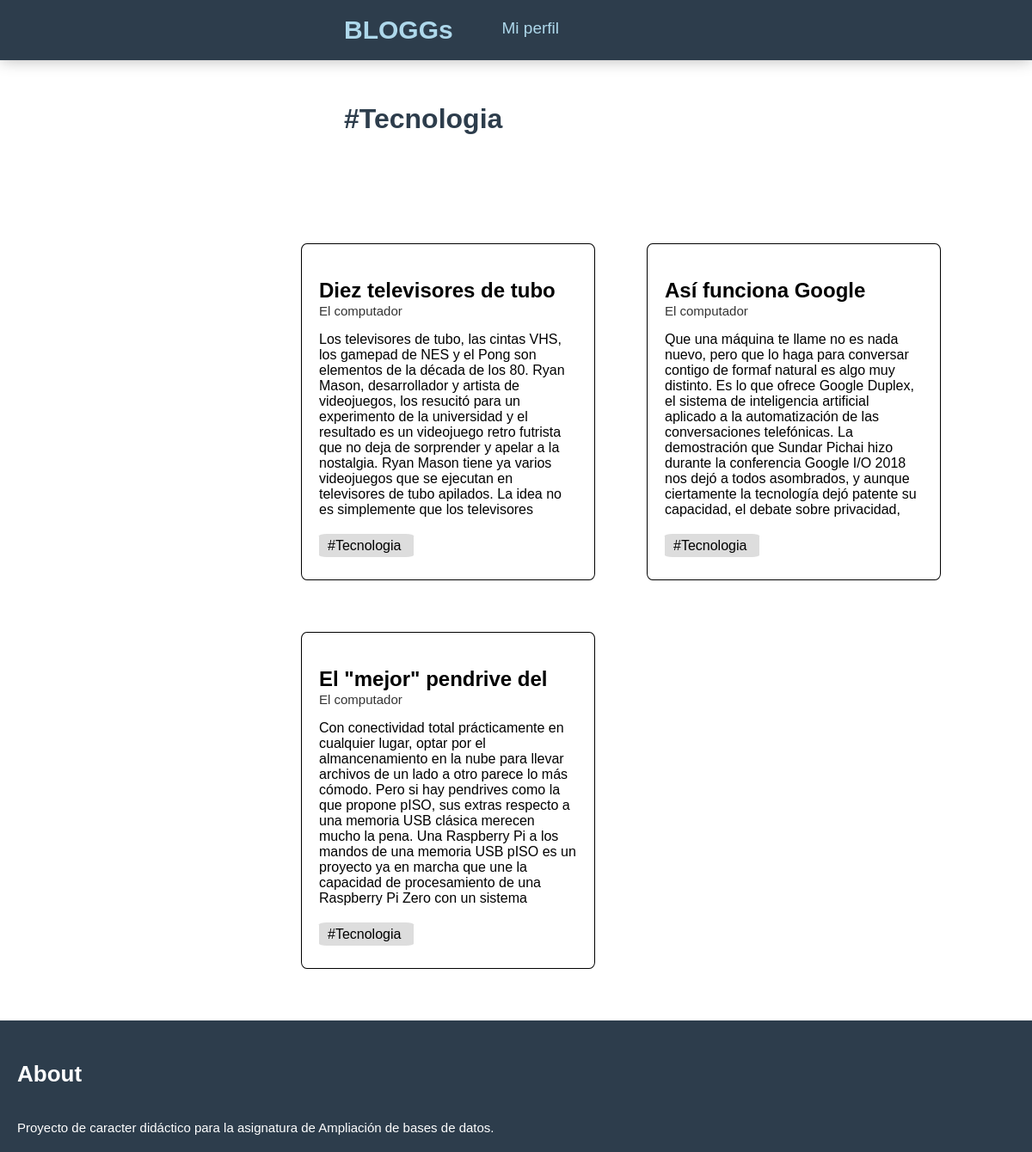
Screenshot of /views/category.php?cat=Tecnologia with the database file from the repository.
### tables this page shows
CREATE TABLE `post` (
  `id_post` int(11) NOT NULL,
  `title` varchar(500) NOT NULL,
  `mail` varchar(100) NOT NULL,
  `id_category` tinyint(4) NOT NULL,
  `ptext` text NOT NULL
);

CREATE TABLE `user` (
  `mail` varchar(100) NOT NULL,
  `password` varchar(100) NOT NULL,
  `blogname` varchar(100) NOT NULL
);

CREATE TABLE `categories` (
  `id_category` tinyint(4) NOT NULL,
  `value` varchar(100) NOT NULL
);

### models/entidadBase.php (called while the page is built, shortened)
<?php
require_once $_SERVER['DOCUMENT_ROOT']."/config/conectar.php";
class EntidadBase{
    private $db;
    public function db() {
        return $this->db;
    }
    public function __construct($table, $class) {
    		try{
    			$conectar=new Conectar();
    			$this->db=$conectar->getConexion();
    		}catch(Excepcion $e){
    			error_log("MySQL: Code: ".$e->getCode(). " Desc: " .$e->getMessage() ,0);
    			throw new Exception($e);
    		}
    }
}
?>

### config/conectar.php (called while the page is built, shortened)
<?php
class Conectar{
    private $servername, $username, $password, $database, $driver;
    public function __construct() {
		$ini_array = parse_ini_file("entorno.ini", true);
		if($ini_array==null)
			throw new Exception('MySQL: Error al abrir entorno configuración para conexión BBDD');
		else{
			$this->servername=$ini_array['BLOGGS']['servername'];
			$this->username=$ini_array['BLOGGS']['username'];
			$this->password=$ini_array['BLOGGS']['password'];
			$this->database=$ini_array['BLOGGS']['database'];
		  }
    }
    public function getConexion(){
        if($this->driver=="mysql" || $this->driver==null){
        	$db = new mysqli($this->servername, $this->username, $this->password, $this->database);
        }
        return $db;
    }
}
?>

### models/postslist.php (the view, shortened to what this page needs)
<?php
require_once 'entidadBase.php';
class PostsList extends EntidadBase {
  public function categoria($cat){
    $req=$this->db()->query("SELECT * FROM post JOIN categories on(post.id_category = categories.id_category)
                                JOIN user on(user.mail = post.mail) WHERE post.id_category= '".$cat."'");
    $filas = $this->showData($req);
    $this->showAllList($filas);
  }
  private function showAllList($filas){
    $posts=count($filas);
    $height=600+(floor(($posts-1)/3))*450;
    echo '<div id=topentradas style="height:'.$height.'px">';
    echo '<ul>';
          $i =0;
          while($i<$posts){
            echo '<a href="../views/viewpost.php?id='.$filas[$i]['id_post'].'" style="text-decoration:none;color:black;"><li class=ipost style="float: left;">';
            echo '<h2 class=ptitle>'.$filas[$i]['title'].'</h2>';
            echo '<p class=psubtitle>'.$filas[$i]['blogname'].'</p>';
            echo '<p class=ptext>'.$filas[$i]['ptext'].'</p>';
            echo '<a href"" class=postcat>#'.$filas[$i]['value'].'</a>';
            echo '</li></a>';
            $i++;
          }
    echo '</ul></div>';
  }
}
?>

### css/postlist.css (style rules this page uses)
#topentradas { margin-left: 300px; margin-top: 100px; padding: 10px; }
.ipost { height: 350px; width: 300px; margin-right: 60px; margin-bottom: 60px; border-color: black; border-radius: 2%; border-width: 0.5px; border-style: solid; display: inline; list-style-type: none; padding: 20px; }
.postcat { padding-left: 10px; padding-right: 15px; padding-top: 5px; padding-bottom: 5px; background-color: #ddd; border-radius: 8% }
.ptitle { margin-bottom: 0; max-height: 27px; overflow: hidden; }
.psubtitle { margin-top: 2px; color: #333; font-size: 15px; }
.ptext { max-height: 215px; overflow: hidden; margin-bottom: 25px; }

### css/profile.css (style rules this page uses)
body { margin: 0px; font-family:sans-serif; }

### rows the page displays
post: title "Diez televisores de tubo…", user.blogname "El computador", ptext "Los televisores de tubo, las cintas VHS, los gamepad de NES y el Pong son elementos de la década de los 80. Ryan Mason, desarrollador y artista de videojuegos, los resucitó para un experimento de la universidad y el resultado es un videojuego retro futrista que no deja de sorprender y apelar a la nostalgia. Ryan Mason tiene ya varios videojuegos que se ejecutan en televisores de tubo apilados. La idea no es simplemente que los televisores…", id_category.value "Tecnologia"
post: title "Así funciona Google…", user.blogname "El computador", ptext "Que una máquina te llame no es nada nuevo, pero que lo haga para conversar contigo de formaf natural es algo muy distinto. Es lo que ofrece Google Duplex, el sistema de inteligencia artificial aplicado a la automatización de las conversaciones telefónicas. La demostración que Sundar Pichai hizo durante la conferencia Google I/O 2018 nos dejó a todos asombrados, y aunque ciertamente la tecnología dejó patente su capacidad, el debate sobre privacidad,…", id_category.value "Tecnologia"
post: title "El \"mejor\" pendrive del…", user.blogname "El computador", ptext "Con conectividad total prácticamente en cualquier lugar, optar por el almancenamiento en la nube para llevar archivos de un lado a otro parece lo más cómodo. Pero si hay pendrives como la que propone pISO, sus extras respecto a una memoria USB clásica merecen mucho la pena. Una Raspberry Pi a los mandos de una memoria USB pISO es un proyecto ya en marcha que une la capacidad de procesamiento de una Raspberry Pi Zero con un sistema…", id_category.value "Tecnologia"

### other values shown
$_GET["cat"] "Tecnologia"
